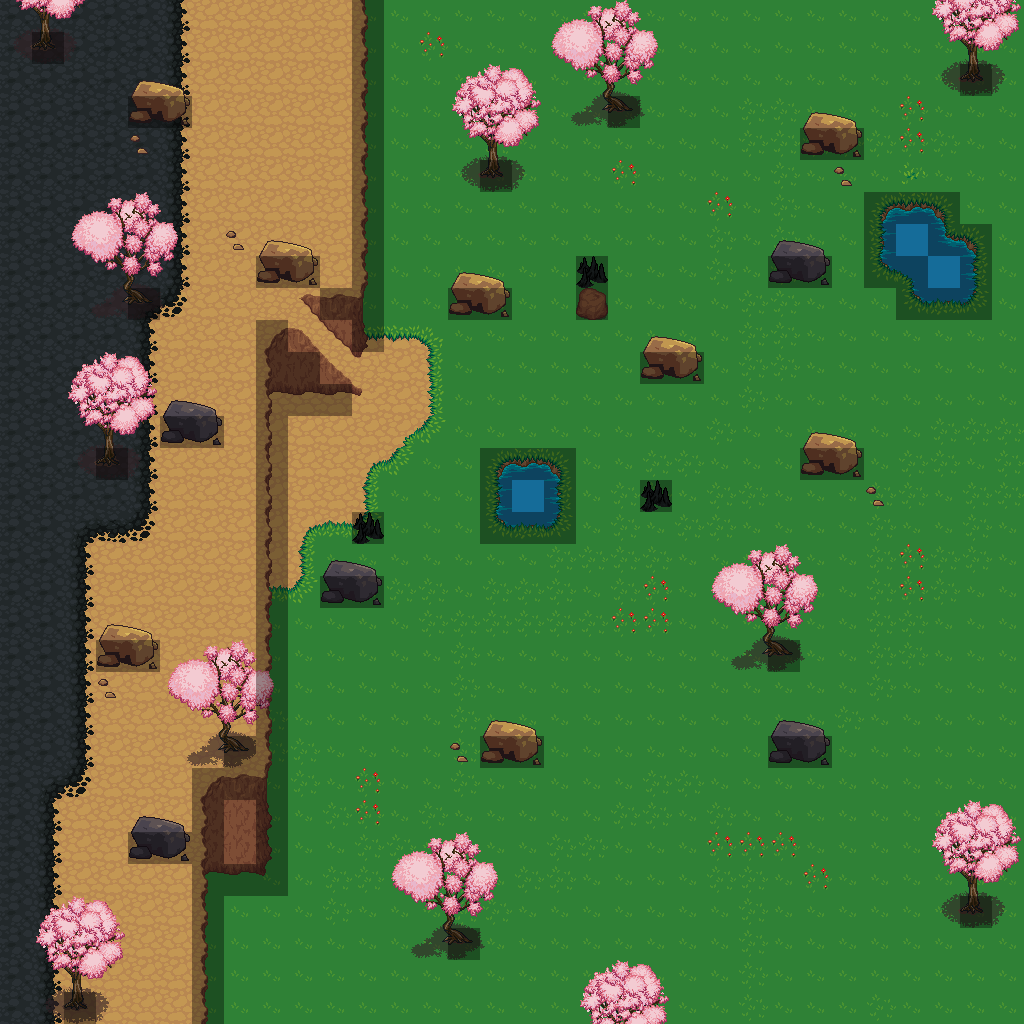

This game map was drawn from its Tiled (.tmx) file and the tilesets committed beside it. A one-line description and the trimmed map source follow:
An orthogonal 32x32 tile map with 32x32 px tiles, 5 tile layers (background, background, background, foreground, ...), 4 tilesets and 3 objects (3x teleport).

<map version="1.0" orientation="orthogonal" width="32" height="32" tilewidth="32" tileheight="32">
 <tileset firstgid="1" name="town" tilewidth="32" tileheight="32">
  <image source="../images/fantasy/outside/town.png" width="864" height="2112" />
 </tileset>
 <tileset firstgid="1783" name="cherry_blossom_trees" tilewidth="32" tileheight="32">
  <image source="../images/fantasy/outside/cherry_blossom_trees.png" width="224" height="128" />
 </tileset>
 <tileset firstgid="1811" name="tiled_collision" tilewidth="32" tileheight="32">
  <image source="../images/tiled_collision.png" width="480" height="32" />
 </tileset>
 <tileset firstgid="1826" name="mountains" tilewidth="32" tileheight="32">
  <image source="../images/fantasy/outside/mountains.png" width="384" height="288" />
 </tileset>
 <layer name="background" width="32" height="32">
  <data>[1024 cells, 1024 non-empty, 33 distinct tile ids]</data>
 </layer>
 <layer name="background" width="32" height="32">
  <data>[1024 cells, 8 non-empty, 4 distinct tile ids]</data>
 </layer>
 <layer name="background" width="32" height="32">
  <data>[1024 cells, 119 non-empty, 31 distinct tile ids]</data>
 </layer>
 <layer name="foreground" width="32" height="32">
  <data>[1024 cells, 137 non-empty, 25 distinct tile ids]</data>
 </layer>
 <layer name="collisions" width="32" height="32">
  <data>[1024 cells, 104 non-empty, 1 distinct tile ids]</data>
 </layer>
 <objectgroup name="event" width="32" height="32">
  <object name="To Fields3" type="teleport" x="1004" y="2" width="14" height="1022">
   <properties>
    <property name="warp" value="fields3,50,500" />
   </properties>
  </object>
  <object name="To Fields1" type="teleport" x="2" y="2" width="14" height="1022">
   <properties>
    <property name="warp" value="fields1,950,500" />
   </properties>
  </object>
  <object name="To Fields5" type="teleport" x="4" y="1000" width="1012" height="20">
   <properties>
    <property name="warp" value="fields5,500,50" />
   </properties>
  </object>
 </objectgroup>
</map>
